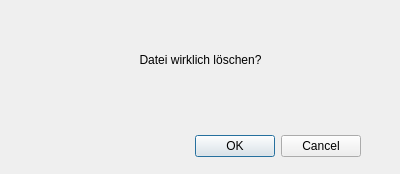
<?xml version="1.0" encoding="UTF-8"?>
<ui version="4.0">
 <class>DeleteFile</class>
 <widget class="QDialog" name="DeleteFile">
  <property name="geometry">
   <rect>
    <x>0</x>
    <y>0</y>
    <width>400</width>
    <height>174</height>
   </rect>
  </property>
  <property name="windowTitle">
   <string>Dialog</string>
  </property>
  <widget class="QDialogButtonBox" name="buttonBox">
   <property name="geometry">
    <rect>
     <x>20</x>
     <y>130</y>
     <width>341</width>
     <height>32</height>
    </rect>
   </property>
   <property name="orientation">
    <enum>Qt::Horizontal</enum>
   </property>
   <property name="standardButtons">
    <set>QDialogButtonBox::Cancel|QDialogButtonBox::Ok</set>
   </property>
  </widget>
  <widget class="QLabel" name="label">
   <property name="geometry">
    <rect>
     <x>0</x>
     <y>50</y>
     <width>401</width>
     <height>20</height>
    </rect>
   </property>
   <property name="text">
    <string>Datei wirklich löschen?</string>
   </property>
   <property name="alignment">
    <set>Qt::AlignCenter</set>
   </property>
  </widget>
 </widget>
 <resources/>
 <connections>
  <connection>
   <sender>buttonBox</sender>
   <signal>accepted()</signal>
   <receiver>DeleteFile</receiver>
   <slot>accept()</slot>
   <hints>
    <hint type="sourcelabel">
     <x>248</x>
     <y>254</y>
    </hint>
    <hint type="destinationlabel">
     <x>157</x>
     <y>274</y>
    </hint>
   </hints>
  </connection>
  <connection>
   <sender>buttonBox</sender>
   <signal>rejected()</signal>
   <receiver>DeleteFile</receiver>
   <slot>reject()</slot>
   <hints>
    <hint type="sourcelabel">
     <x>316</x>
     <y>260</y>
    </hint>
    <hint type="destinationlabel">
     <x>286</x>
     <y>274</y>
    </hint>
   </hints>
  </connection>
 </connections>
</ui>
